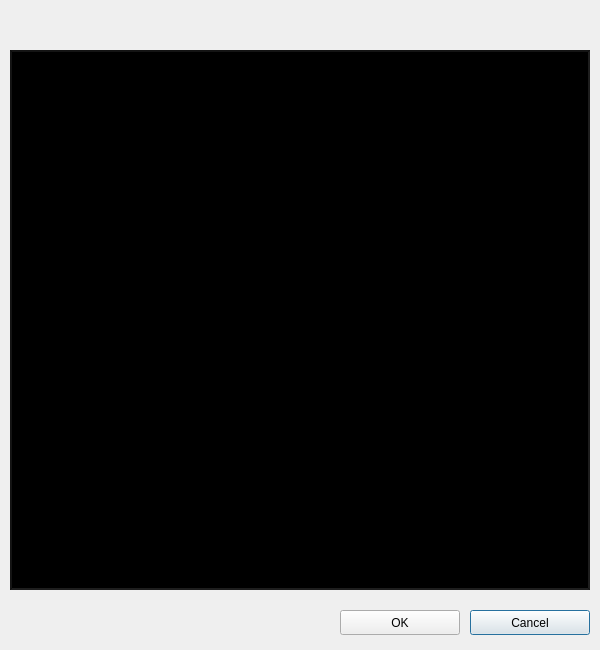
<?xml version="1.0" encoding="UTF-8"?>
<ui version="4.0">
 <class>DialogActiveRunways</class>
 <widget class="QDialog" name="DialogActiveRunways">
  <property name="geometry">
   <rect>
    <x>0</x>
    <y>0</y>
    <width>600</width>
    <height>650</height>
   </rect>
  </property>
  <property name="windowTitle">
   <string>Dialog</string>
  </property>
  <widget class="QPushButton" name="buttonCancel">
   <property name="geometry">
    <rect>
     <x>470</x>
     <y>610</y>
     <width>120</width>
     <height>25</height>
    </rect>
   </property>
   <property name="text">
    <string>Cancel</string>
   </property>
  </widget>
  <widget class="QPushButton" name="buttonOK">
   <property name="geometry">
    <rect>
     <x>340</x>
     <y>610</y>
     <width>120</width>
     <height>25</height>
    </rect>
   </property>
   <property name="text">
    <string>OK</string>
   </property>
  </widget>
  <widget class="QTableView" name="tableViewRunways">
   <property name="geometry">
    <rect>
     <x>10</x>
     <y>50</y>
     <width>580</width>
     <height>540</height>
    </rect>
   </property>
   <property name="styleSheet">
    <string notr="true">QTableView
{;
	color: #c8c8c8;;
	background-color: #000000;
	border-style: inset;
	border-width: 2px;
	border-color: #141414;
	font: 12px;
	outline: none;
}

QTableView::item:hover
{

}

QTableView::item:selected
{
	background-color: #282828;
	color: #c8c8c8;;
	font: 11px;
	outline: none;
}

QTableView::item:selected:active
{

}

QTableView::item:alternate
{

}

QTableView::item:focus
{
	outline: none;
}

QHeaderView::section
{
    background-color: #141414;
    color: #c8c8c8;
	font: 11px;
    border: 2px solid #282828;
}

QScrollBar:vertical
{
	background: #000000;
	width: 2px;
	border: none;
	margin: 0px 0px 0px 0px;
}

QScrollBar::handle:vertical {
    background: #323232;
}

QScrollBar::add-page:vertical
{
	background: #000000;
	border: none;
}

QScrollBar::sub-page:vertical
{
	background: #000000;
	border: none;
}</string>
   </property>
  </widget>
 </widget>
 <resources/>
 <connections/>
</ui>
